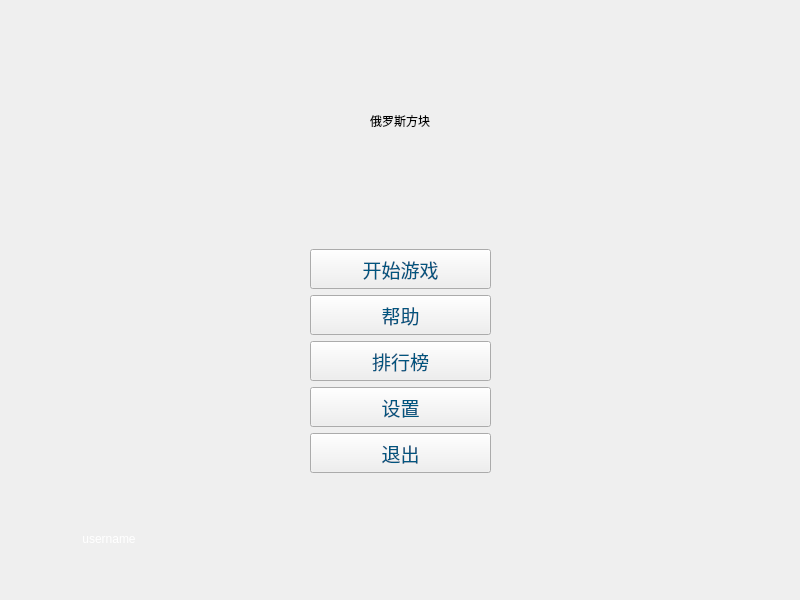
<?xml version="1.0" encoding="UTF-8"?>
<ui version="4.0">
 <class>MainWindow</class>
 <widget class="QMainWindow" name="MainWindow">
  <property name="geometry">
   <rect>
    <x>0</x>
    <y>0</y>
    <width>800</width>
    <height>600</height>
   </rect>
  </property>
  <property name="windowTitle">
   <string>MainWindow</string>
  </property>
  <widget class="QWidget" name="centralwidget">
   <layout class="QVBoxLayout" name="verticalLayout_2">
    <property name="leftMargin">
     <number>0</number>
    </property>
    <property name="topMargin">
     <number>0</number>
    </property>
    <property name="rightMargin">
     <number>0</number>
    </property>
    <property name="bottomMargin">
     <number>0</number>
    </property>
    <item>
     <widget class="QWidget" name="widgetMenu" native="true">
      <layout class="QGridLayout" name="gridLayout">
       <item row="0" column="1">
        <spacer name="verticalSpacerTop">
         <property name="orientation">
          <enum>Qt::Vertical</enum>
         </property>
         <property name="sizeHint" stdset="0">
          <size>
           <width>20</width>
           <height>54</height>
          </size>
         </property>
        </spacer>
       </item>
       <item row="1" column="0" colspan="3">
        <widget class="QLabel" name="labelTitle">
         <property name="styleSheet">
          <string notr="true">font: 48pt &quot;微软雅黑&quot;;</string>
         </property>
         <property name="text">
          <string>俄罗斯方块</string>
         </property>
         <property name="alignment">
          <set>Qt::AlignCenter</set>
         </property>
        </widget>
       </item>
       <item row="2" column="1">
        <spacer name="verticalSpacerCenter">
         <property name="orientation">
          <enum>Qt::Vertical</enum>
         </property>
         <property name="sizeHint" stdset="0">
          <size>
           <width>20</width>
           <height>53</height>
          </size>
         </property>
        </spacer>
       </item>
       <item row="3" column="0">
        <spacer name="horizontalSpacerLeft">
         <property name="orientation">
          <enum>Qt::Horizontal</enum>
         </property>
         <property name="sizeHint" stdset="0">
          <size>
           <width>395</width>
           <height>20</height>
          </size>
         </property>
        </spacer>
       </item>
       <item row="3" column="1">
        <widget class="QWidget" name="widgetButtons" native="true">
         <property name="sizePolicy">
          <sizepolicy hsizetype="Preferred" vsizetype="Preferred">
           <horstretch>0</horstretch>
           <verstretch>0</verstretch>
          </sizepolicy>
         </property>
         <layout class="QVBoxLayout" name="verticalLayout">
          <item>
           <widget class="QToolButton" name="buttonStart">
            <property name="minimumSize">
             <size>
              <width>181</width>
              <height>40</height>
             </size>
            </property>
            <property name="font">
             <font>
              <family>微软雅黑</family>
              <pointsize>14</pointsize>
              <weight>50</weight>
              <italic>false</italic>
              <bold>false</bold>
             </font>
            </property>
            <property name="styleSheet">
             <string notr="true">border-image: url(:/assets/button.png);
font: 14pt &quot;微软雅黑&quot;;
color: rgb(0, 85, 127);</string>
            </property>
            <property name="text">
             <string>开始游戏</string>
            </property>
           </widget>
          </item>
          <item>
           <widget class="QToolButton" name="buttonHelp">
            <property name="minimumSize">
             <size>
              <width>181</width>
              <height>40</height>
             </size>
            </property>
            <property name="font">
             <font>
              <family>微软雅黑</family>
              <pointsize>14</pointsize>
              <weight>50</weight>
              <italic>false</italic>
              <bold>false</bold>
             </font>
            </property>
            <property name="styleSheet">
             <string notr="true">border-image: url(:/assets/button.png);
font: 14pt &quot;微软雅黑&quot;;
color: rgb(0, 85, 127);</string>
            </property>
            <property name="text">
             <string>帮助</string>
            </property>
           </widget>
          </item>
          <item>
           <widget class="QToolButton" name="buttonHistory">
            <property name="minimumSize">
             <size>
              <width>181</width>
              <height>40</height>
             </size>
            </property>
            <property name="font">
             <font>
              <family>微软雅黑</family>
              <pointsize>14</pointsize>
              <weight>50</weight>
              <italic>false</italic>
              <bold>false</bold>
             </font>
            </property>
            <property name="styleSheet">
             <string notr="true">border-image: url(:/assets/button.png);
font: 14pt &quot;微软雅黑&quot;;
color: rgb(0, 85, 127);</string>
            </property>
            <property name="text">
             <string>排行榜</string>
            </property>
           </widget>
          </item>
          <item>
           <widget class="QToolButton" name="buttonSetting">
            <property name="minimumSize">
             <size>
              <width>181</width>
              <height>40</height>
             </size>
            </property>
            <property name="font">
             <font>
              <family>微软雅黑</family>
              <pointsize>14</pointsize>
              <weight>50</weight>
              <italic>false</italic>
              <bold>false</bold>
             </font>
            </property>
            <property name="styleSheet">
             <string notr="true">border-image: url(:/assets/button.png);
font: 14pt &quot;微软雅黑&quot;;
color: rgb(0, 85, 127);</string>
            </property>
            <property name="text">
             <string>设置</string>
            </property>
           </widget>
          </item>
          <item>
           <widget class="QToolButton" name="buttonExit">
            <property name="minimumSize">
             <size>
              <width>181</width>
              <height>40</height>
             </size>
            </property>
            <property name="font">
             <font>
              <family>微软雅黑</family>
              <pointsize>14</pointsize>
              <weight>50</weight>
              <italic>false</italic>
              <bold>false</bold>
             </font>
            </property>
            <property name="styleSheet">
             <string notr="true">border-image: url(:/assets/button.png);
font: 14pt &quot;微软雅黑&quot;;
color: rgb(0, 85, 127);</string>
            </property>
            <property name="text">
             <string>退出</string>
            </property>
           </widget>
          </item>
         </layout>
        </widget>
       </item>
       <item row="3" column="2">
        <spacer name="horizontalSpacerRight">
         <property name="orientation">
          <enum>Qt::Horizontal</enum>
         </property>
         <property name="sizeHint" stdset="0">
          <size>
           <width>394</width>
           <height>20</height>
          </size>
         </property>
        </spacer>
       </item>
       <item row="4" column="1">
        <spacer name="verticalSpacerBottom">
         <property name="orientation">
          <enum>Qt::Vertical</enum>
         </property>
         <property name="sizeHint" stdset="0">
          <size>
           <width>20</width>
           <height>54</height>
          </size>
         </property>
        </spacer>
       </item>
       <item row="4" column="0">
        <widget class="QLabel" name="labelUser">
         <property name="maximumSize">
          <size>
           <width>200</width>
           <height>32</height>
          </size>
         </property>
         <property name="styleSheet">
          <string notr="true">border-image: url(:/assets/mask_black.png);
font: 16pt &quot;微软雅黑&quot;;
color: rgb(255, 255, 255);</string>
         </property>
         <property name="text">
          <string>username</string>
         </property>
         <property name="alignment">
          <set>Qt::AlignCenter</set>
         </property>
        </widget>
       </item>
      </layout>
     </widget>
    </item>
   </layout>
  </widget>
 </widget>
 <resources/>
 <connections/>
</ui>
